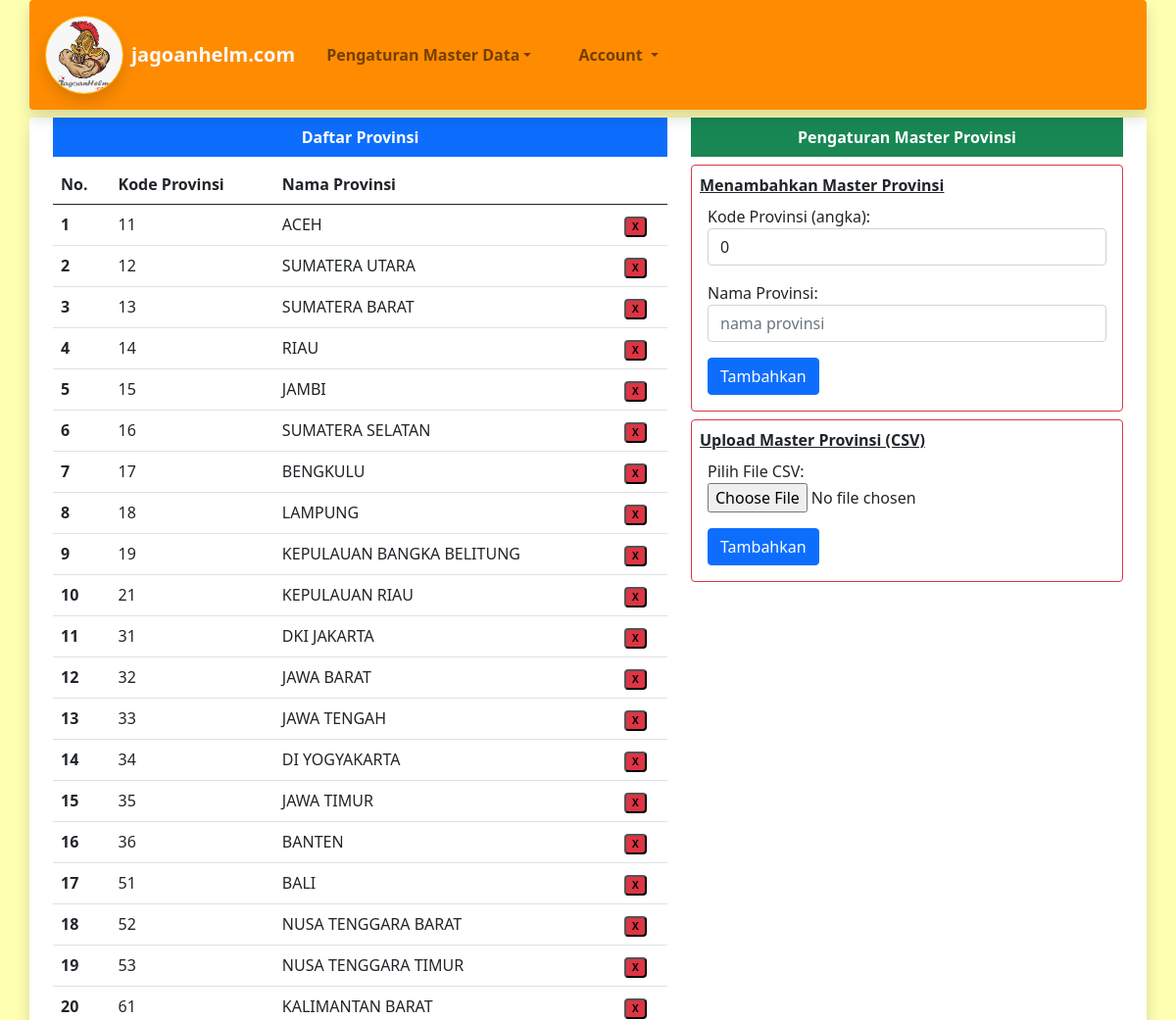
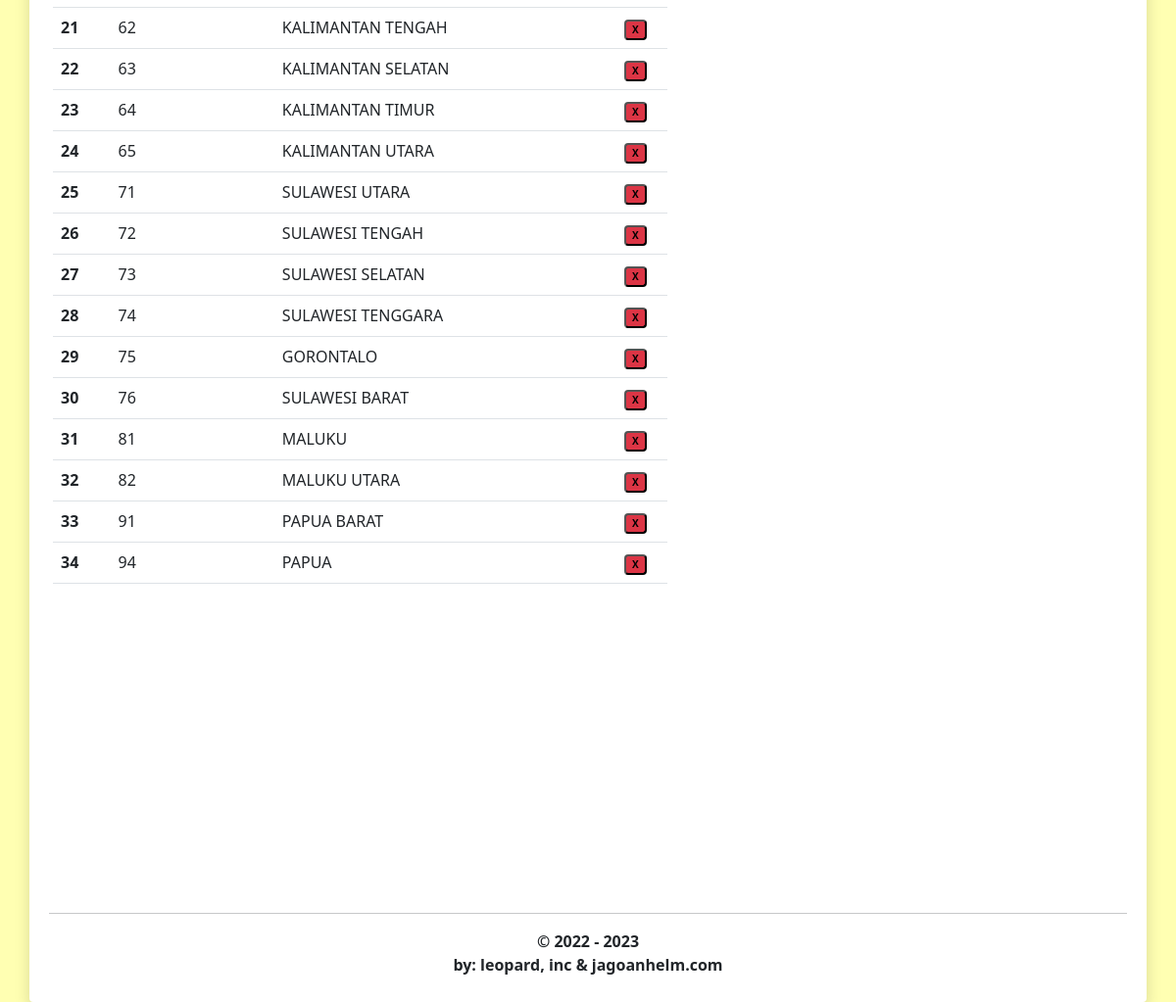
The page /adm/master/prov/ (signed in) on the database its author committed (2 pictures, top to bottom).
### administrasi/models.py (models this page shows, shortened)
class masterProvinsi(models.Model):
    kode_provinsi = models.IntegerField(
        default=0, primary_key=True, blank=False, null=False, verbose_name="Kode Provinsi (angka)")
    nama_provinsi = models.CharField(
        max_length=200, verbose_name='Nama Provinsi')
    class Meta:
        ordering = ['kode_provinsi']

### administrasi/views.py (the view, shortened to what this page needs)
# urls.py: path('master/prov/', masterProvinsi_view, name="masterProvinsi_view"),
def masterProvinsi_view(request):
    mydata = masterProvinsi.objects.all()
    myform = formProvinsi()
    uploadform = formFileProvinsi()
    konteks = {
        'provinsinya': mydata,
        'formnya': myform,
        'uploadform': uploadform
    }
    return render(request, 'administrasi/masterProvinsi.html', konteks)

### administrasi/forms.py
class formProvinsi(forms.ModelForm):
    class Meta:
        model = masterProvinsi
        fields = "__all__"
        widgets = {
            'kode_provinsi': forms.NumberInput(attrs={'class': 'form-control', 'required': 'required', 'placeholder': 'kode provinsi, mis.11'}),
            'nama_provinsi': forms.TextInput(attrs={'class': 'form-control', 'required': 'required', 'placeholder': 'nama provinsi'}),
        }

class formFileProvinsi(forms.ModelForm):
    class Meta:
        model = uploadMasterProvinsi
        fields = "__all__"

### templates/administrasi/masterProvinsi.html (shortened to what this page needs)
{% extends 'menu_produk1.html'%}
{% block contents %}
<div class="row">
    <div class="col-7">
        <div class="w-100 p-2  text-center bg-primary text-white fw-bold">
            Daftar Provinsi
        </div>
        <div class=" my-2">
            <div class=" overflow-x-hidden">
                <table class="table">
                    <thead>
                        <th>No.</th>
                        <th>Kode Provinsi</th>
                        <th>Nama Provinsi</th>
                        <th></th>
                    </thead>
                    {% for data in provinsinya %}
                    <tr>
                        <th>{{forloop.counter}}</th>
                        <td>{{data.kode_provinsi}}</td>
                        <td>{{data.nama_provinsi}}</td>
                        <td><button style="font-size:10px" class="fw-bold bg-danger rounded" title="Klik Untuk Menghapus" onclick="window.location.href='/adm/master/prov/d/?prov={{data.kode_provinsi}}'">X</button></td>
                    </tr>
                    {% endfor %}
                </table>
            </div>
        </div>
    </div>
    <div class="col-5">
        <div class="w-100 p-2  text-center bg-success text-white fw-bold">
            Pengaturan Master Provinsi
        </div>
        <div class="my-2">
            <div class="p-2 border border-danger border-1 rounded">
                <strong><u>Menambahkan Master Provinsi</u></strong>
                <form class="p-2" action="" method="POST">
                    {{formnya.as_p}}
                    <input type="submit" value="Tambahkan" class="btn btn-primary">
                </form>
            </div>
            <div class="p-2 my-2 border border-danger border-1 rounded">
                <strong><u>Upload Master Provinsi (CSV)</u></strong>
                <form class="p-2" action="/adm/master/prov/u/" method="POST" enctype="multipart/form-data">
                    {{uploadform.as_p}}
                    <input type="submit" value="Tambahkan" class="btn btn-primary">
                </form>
            </div>
        </div>
    </div>
</div>
{% endblock %}

### rows shown on the page
masterProvinsi: kode_provinsi "11", nama_provinsi "ACEH"
masterProvinsi: kode_provinsi "12", nama_provinsi "SUMATERA UTARA"
masterProvinsi: kode_provinsi "13", nama_provinsi "SUMATERA BARAT"
masterProvinsi: kode_provinsi "14", nama_provinsi "RIAU"
masterProvinsi: kode_provinsi "15", nama_provinsi "JAMBI"
masterProvinsi: kode_provinsi "16", nama_provinsi "SUMATERA SELATAN"
masterProvinsi: kode_provinsi "17", nama_provinsi "BENGKULU"
masterProvinsi: kode_provinsi "18", nama_provinsi "LAMPUNG"
masterProvinsi: kode_provinsi "19", nama_provinsi "KEPULAUAN BANGKA BELITUNG"
masterProvinsi: kode_provinsi "21", nama_provinsi "KEPULAUAN RIAU"
masterProvinsi: kode_provinsi "31", nama_provinsi "DKI JAKARTA"
masterProvinsi: kode_provinsi "32", nama_provinsi "JAWA BARAT"
masterProvinsi: kode_provinsi "33", nama_provinsi "JAWA TENGAH"
masterProvinsi: kode_provinsi "34", nama_provinsi "DI YOGYAKARTA"
masterProvinsi: kode_provinsi "35", nama_provinsi "JAWA TIMUR"
masterProvinsi: kode_provinsi "36", nama_provinsi "BANTEN"
masterProvinsi: kode_provinsi "51", nama_provinsi "BALI"
masterProvinsi: kode_provinsi "52", nama_provinsi "NUSA TENGGARA BARAT"
masterProvinsi: kode_provinsi "53", nama_provinsi "NUSA TENGGARA TIMUR"
masterProvinsi: kode_provinsi "61", nama_provinsi "KALIMANTAN BARAT"
masterProvinsi: kode_provinsi "62", nama_provinsi "KALIMANTAN TENGAH"
masterProvinsi: kode_provinsi "63", nama_provinsi "KALIMANTAN SELATAN"
masterProvinsi: kode_provinsi "64", nama_provinsi "KALIMANTAN TIMUR"
masterProvinsi: kode_provinsi "65", nama_provinsi "KALIMANTAN UTARA"
masterProvinsi: kode_provinsi "71", nama_provinsi "SULAWESI UTARA"
masterProvinsi: kode_provinsi "72", nama_provinsi "SULAWESI TENGAH"
masterProvinsi: kode_provinsi "73", nama_provinsi "SULAWESI SELATAN"
masterProvinsi: kode_provinsi "74", nama_provinsi "SULAWESI TENGGARA"
masterProvinsi: kode_provinsi "75", nama_provinsi "GORONTALO"
masterProvinsi: kode_provinsi "76", nama_provinsi "SULAWESI BARAT"
masterProvinsi: kode_provinsi "81", nama_provinsi "MALUKU"
masterProvinsi: kode_provinsi "82", nama_provinsi "MALUKU UTARA"
masterProvinsi: kode_provinsi "91", nama_provinsi "PAPUA BARAT"
masterProvinsi: kode_provinsi "94", nama_provinsi "PAPUA"
